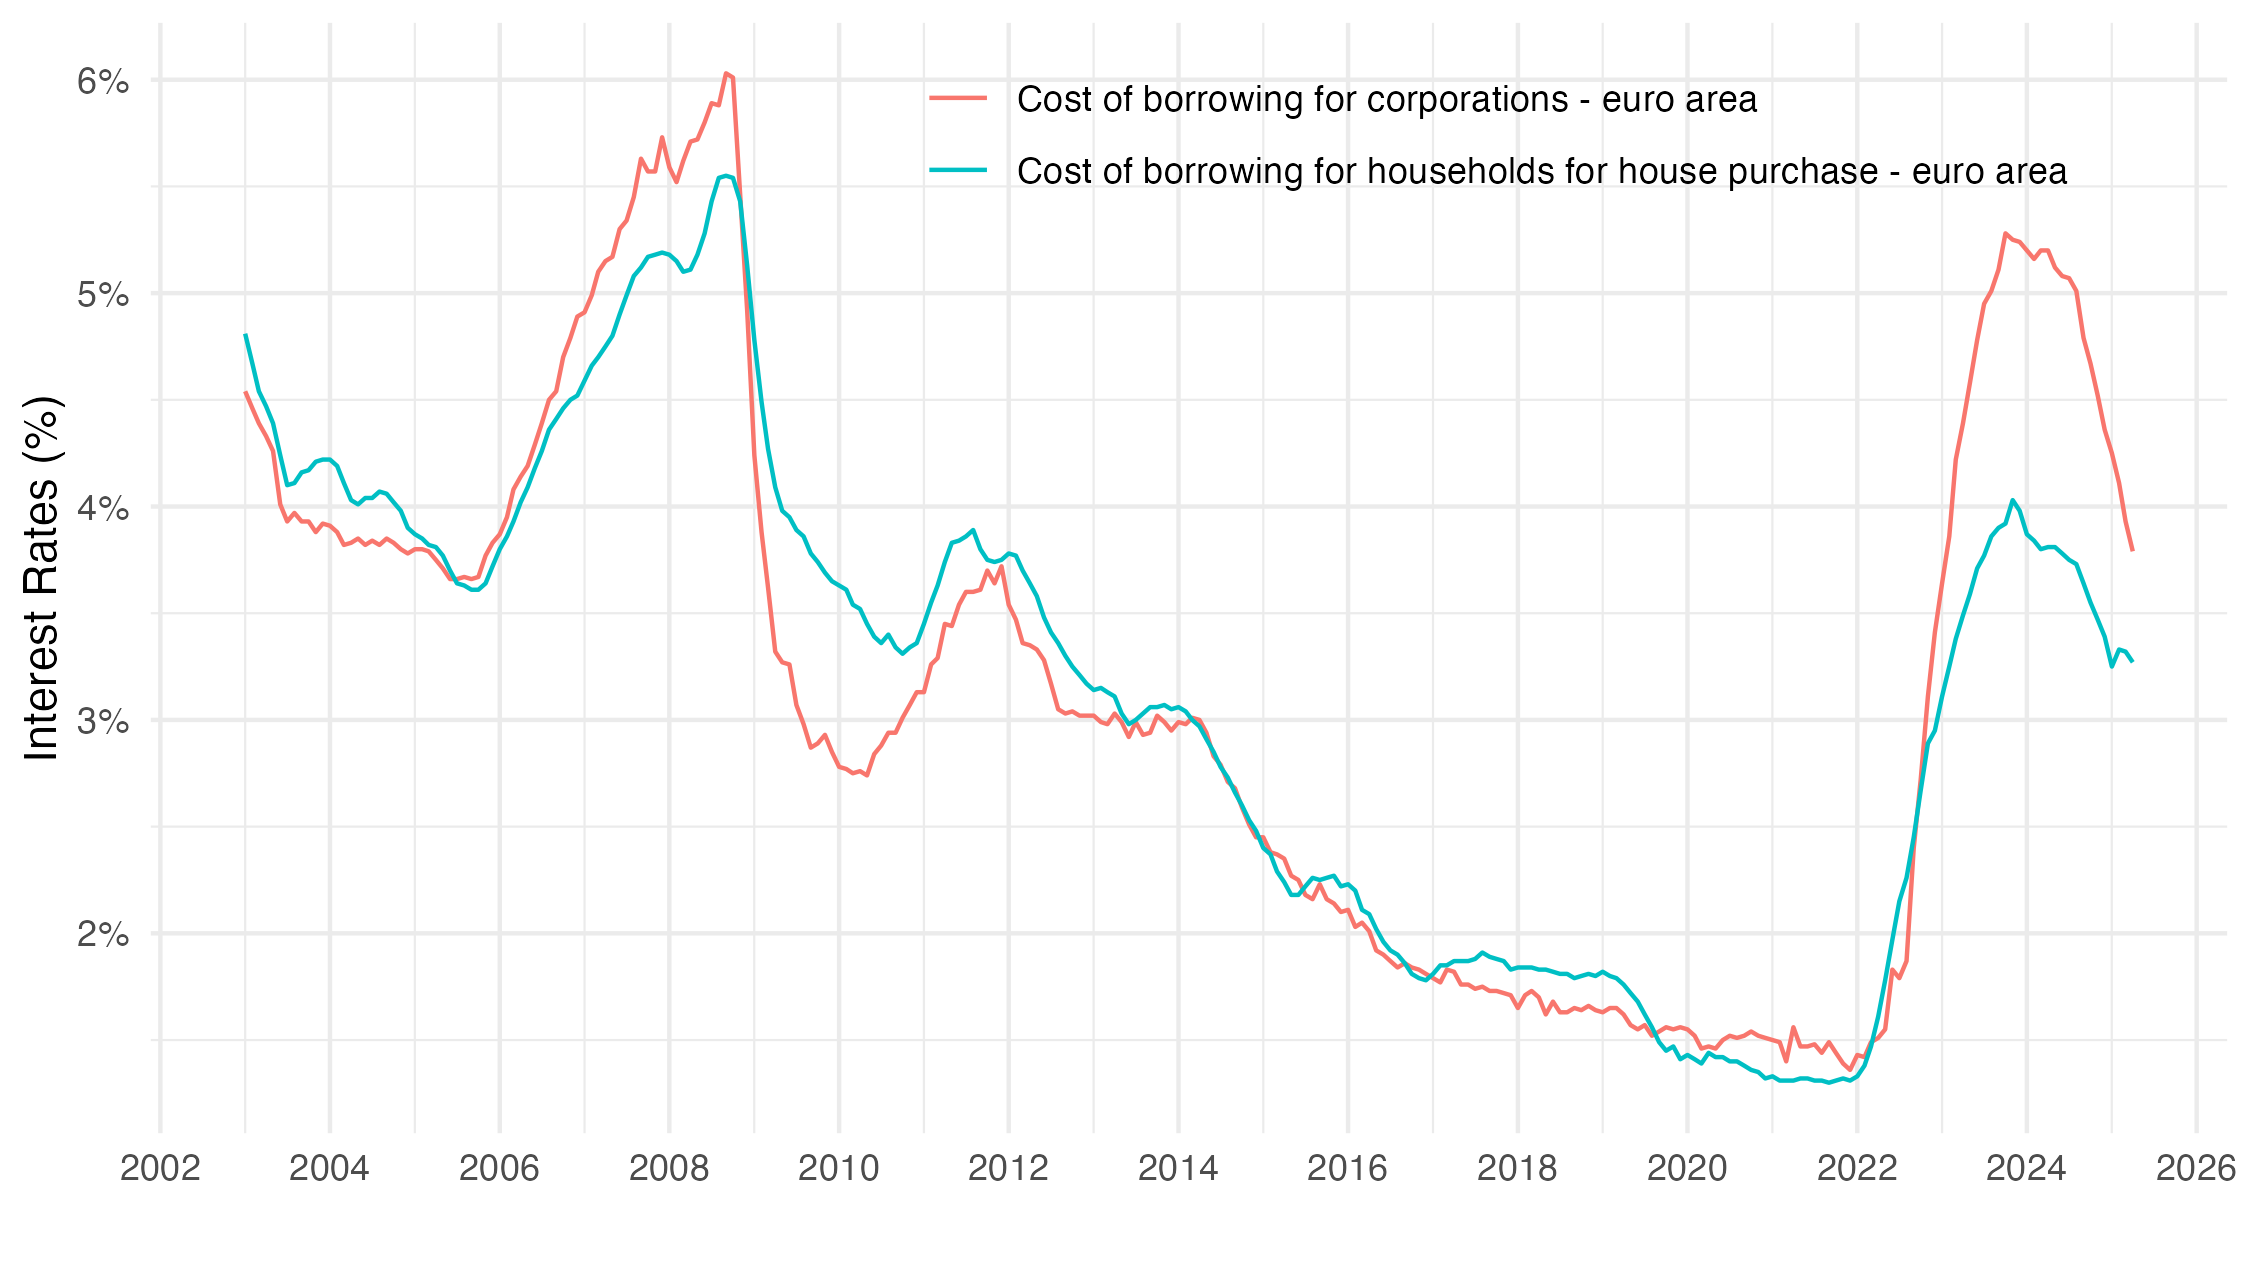

Reproduce this figure in R.
library("tidyverse")
library("scales")
library("data.table")

## Load ECB datasets ------

MIR <- tibble(KEY = c("M.U2.B.A2I.AM.R.A.2240.EUR.N", "M.U2.B.A2C.AM.R.A.2250.EUR.N")) |>
  mutate(data = map(KEY, ~ paste0("https://sdw-wsrest.ecb.europa.eu/service/data/MIR/", .) |>
                      rsdmx::readSDMX() |>
                      as_tibble())) |>
  unnest(cols = c(data))

## English ------

figure7 <- MIR |>
  rename(TIME_PERIOD = obsTime, OBS_VALUE = obsValue) |>
  mutate(date = as.Date(paste0(TIME_PERIOD, "-01"))) |>
  mutate(TITLE = factor(KEY,
                        levels = c("M.U2.B.A2I.AM.R.A.2240.EUR.N",
                                        "M.U2.B.A2C.AM.R.A.2250.EUR.N"),
                        labels = c("Cost of borrowing for corporations",
                                   "Cost of borrowing for households for house purchase"))) |>
  select(date, OBS_VALUE, TITLE)

ggplot(data = figure7) + 
  geom_line(aes(x = date, y = OBS_VALUE / 100, color = TITLE)) + 
  theme_minimal() + xlab("") + ylab("Interest Rates (%)") +
  scale_x_date(breaks = as.Date(paste0(seq(1960, 2100, 2), "-01-01")),
               labels = date_format("%Y")) +
  scale_y_continuous(breaks = 0.01*seq(-10, 50, 1),
                     labels = percent_format(accuracy = 1)) +
  theme(legend.position = c(0.65, 0.9),
        legend.title = element_blank())


write_csv(figure7, "figure7.csv")
ggsave("figure7.png", width = 1.25*6, height = 1.25*3.375, bg = "white")
ggsave("figure7.pdf", width = 1.25*6, height = 1.25*3.375)


## Français ------

figure7_fr <-  MIR |>
  rename(TIME_PERIOD = obsTime, OBS_VALUE = obsValue) |>
  mutate(date = as.Date(paste0(TIME_PERIOD, "-01"))) |>
  mutate(TITLE = factor(KEY,
                        levels = c("M.U2.B.A2I.AM.R.A.2240.EUR.N",
                                   "M.U2.B.A2C.AM.R.A.2250.EUR.N"),
                        labels = c("Coût de l'emprunt pour les entreprises",
                                   "Coût de l'emprunt pour les ménages pour l'achat de leur logement"))) |>
  select(date, OBS_VALUE, TITLE)

ggplot(data = figure7_fr) + 
  geom_line(aes(x = date, y = OBS_VALUE / 100, color = TITLE)) + 
  theme_minimal() + xlab("") + ylab("Taux d'intérêt (%)") +
  scale_x_date(breaks = as.Date(paste0(seq(1960, 2100, 2), "-01-01")),
               labels = date_format("%Y")) +
  scale_y_continuous(breaks = 0.01*seq(-10, 50, 1),
                     labels = percent_format(accuracy = 1)) +
  theme(legend.position = c(0.65, 0.9),
        legend.title = element_blank())


write_csv(figure7_fr, "figure7_fr.csv")
ggsave("figure7_fr.png", width = 1.25*6, height = 1.25*3.375, bg = "white")
ggsave("figure7_fr.pdf", width = 1.25*6, height = 1.25*3.375)

